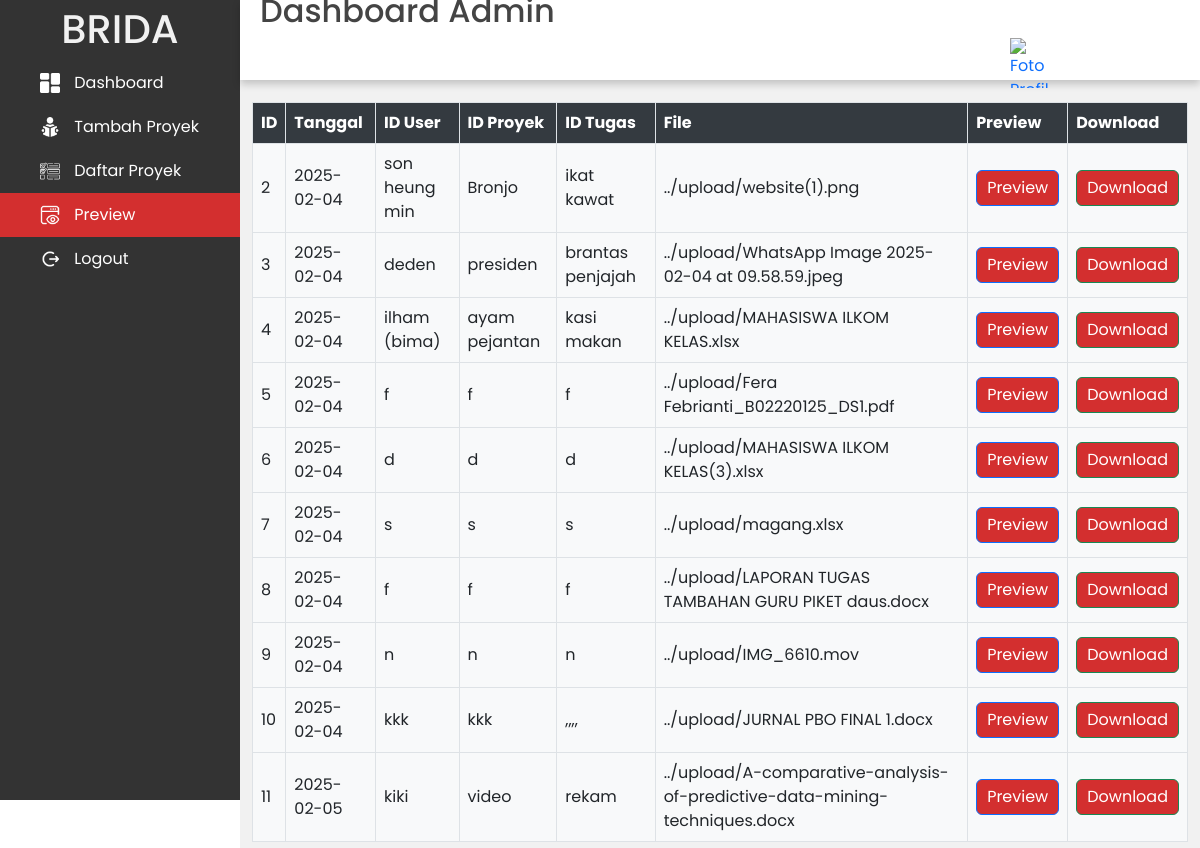
Screenshot of /admin/preview.php with the database file from the repository.
### tables this page shows
CREATE TABLE `preview` (
  `id` int(11) NOT NULL,
  `tanggal` date NOT NULL,
  `id_user` varchar(25) NOT NULL,
  `id_proyek` varchar(25) NOT NULL,
  `id_tugas` varchar(25) NOT NULL,
  `file` varchar(255) NOT NULL
);

### admin/preview.php (the view, shortened to what this page needs)
<?php
include '../koneksi.php';
$sql = "SELECT id, tanggal, id_user, id_proyek, id_tugas, file FROM preview";
$result = $conn->query($sql);
?>
<!DOCTYPE html>
<html lang="en">
<head>
    <link href="https://cdn.jsdelivr.net/npm/bootstrap@5.3.0/dist/css/bootstrap.min.css" rel="stylesheet">
</head>
<body>
<div class="side-menu">
    <div class="brand-name">
        <h1>BRIDA</h1>
    </div>
    <ul>
        <li><a href="dashboard_admin.php"><img src="../image/dashboard (2).png">&nbsp;<span>Dashboard</span></a></li>
        <li><a href="proyek.php"><img src="../image/reading-book (1).png" alt="">&nbsp;<span>Tambah Proyek</span></a></li>
        <li><a href="daftar_proyek.php"><img src="../image/planning.png" alt="">&nbsp;<span>Daftar Proyek</span></a></li>
        <li><a href="preview.php" class="active"><img src="../image/website(1).png" alt="">&nbsp;<span>Preview</span></a></li>
        <li><a href="../logout.php"><img src="../image/out.png" alt="">&nbsp;<span>Logout</span></a></li>
    </ul>
</div>
<div class="container">
    <div class="header">
        <div class="nav">
            <h2>Dashboard Admin</h2>
            <div class="user">
                <a href="profil.php">
                    <div class="img-case">
                        <img src="<?php echo !empty($user['profil']) ? $user['profil'] : '../image/'; ?>" alt="Foto Profil" class="profile-pic">
                    </div>
                </a>
            </div>
        </div>
    </div>
    <div class="container mt-5">
    <h2 class="mb-3">Daftar File</h2>
    <table class="table table-bordered">
        <thead>
            <tr>
                <th>ID</th>
                <th>Tanggal</th>
                <th>ID User</th>
                <th>ID Proyek</th>
                <th>ID Tugas</th>
                <th>File</th>
                <th>Preview</th>
                <th>Download</th>
            </tr>
        </thead>
        <tbody>
            <?php if ($result->num_rows > 0) : ?>
                <?php while ($row = $result->fetch_assoc()) : ?>
                    <tr>
                        <td><?= $row['id'] ?></td>
                        <td><?= $row['tanggal'] ?></td>
                        <td><?= $row['id_user'] ?></td>
                        <td><?= $row['id_proyek'] ?></td>
                        <td><?= $row['id_tugas'] ?></td>
                        <td><?= $row['file'] ?></td>
                        <td>
                            <button class="btn btn-primary" onclick="openPreviewModal('../upload/<?= $row['file'] ?>')">Preview</button>
                        </td>
                        <td>
                            <a href="../upload/<?= $row['file'] ?>" class="btn btn-success" download>Download</a>
                        </td>
                    </tr>
                <?php endwhile; ?>
            <?php else : ?>
                <tr><td colspan="8" class="text-center">Tidak ada data</td></tr>
            <?php endif; ?>
        </tbody>
    </table>
</div>
</body>
</html>

### admin/preview.php (style rules this page uses)
* { margin: 0; padding: 0; box-sizing: border-box; font-family: 'Poppins', sans-serif; }
body { min-height: 100vh; }
a { text-decoration: none; }
li { list-style: none; }
h1 { color: #f1f1f1; }
h2 { color: #444; }
.btn { background: #d32f2f; color: white; padding: 5px 10px; text-align: center; }
table { padding: 10px; }
th, td { text-align: left; padding: 8px; }
.side-menu { position: fixed; background: #333; width: 20vw; min-height: 100vh; display: flex; flex-direction: column; padding-top: 5px; }
.side-menu .brand-name { text-align: center; color: white; font-size: 22px; font-weight: bold; }
.side-menu li a { font-size: 16px; padding: 10px 40px; color: white; display: flex; align-items: center; }
.side-menu ul { padding: 0; }
.side-menu li a img { width: 20px; margin-right: 10px; }
.side-menu li a.active { background: #d32f2f; }
.container { position: absolute; right: 0; width: 80vw; height: 100vh; background: #f1f1f1; }
.container .header { position: fixed; top: 0; right: 0; width: 80vw; height: 10vh; background: white; display: flex; align-items: center; justify-content: space-between; padding: 0 20px; box-shadow: 0 4px 8px 0 rgba(0, 0, 0, 0.2); z-index: 10; }
.container .header .nav { display: flex; align-items: center; }
.container .header .nav h2 { margin-right: auto; }
.container .header .nav .user { display: flex; justify-content: space-between; align-items: center; margin-left: 750px; }
.container .header .nav .user .img-case { position: relative; width: 50px; height: 50px; }
.container .header .nav .user .img-case img { position: absolute; top: 0; left: 0; width: 100%; height: 100%; margin-bottom: 20px; }
.table th, .table td { vertical-align: middle; }
.table th { background-color: #343a40; color: white; }
.table td { background-color: #f8f9fa; }

### rows the page displays
preview: id "2", tanggal "2025-02-04", id_user "son heung min", id_proyek "Bronjo", id_tugas "ikat kawat", file "../upload/website(1).png"
preview: id "3", tanggal "2025-02-04", id_user "deden", id_proyek "presiden", id_tugas "brantas penjajah", file "../upload/WhatsApp Image 2025-02-04 at 09.58.59.jpeg"
preview: id "4", tanggal "2025-02-04", id_user "ilham (bima)", id_proyek "ayam pejantan", id_tugas "kasi makan", file "../upload/MAHASISWA ILKOM KELAS.xlsx"
preview: id "5", tanggal "2025-02-04", id_user "f", id_proyek "f", id_tugas "f", file "../upload/Fera Febrianti_B02220125_DS1.pdf"
preview: id "6", tanggal "2025-02-04", id_user "d", id_proyek "d", id_tugas "d", file "../upload/MAHASISWA ILKOM KELAS(3).xlsx"
preview: id "7", tanggal "2025-02-04", id_user "s", id_proyek "s", id_tugas "s", file "../upload/magang.xlsx"
preview: id "8", tanggal "2025-02-04", id_user "f", id_proyek "f", id_tugas "f", file "../upload/LAPORAN TUGAS TAMBAHAN GURU PIKET daus.docx"
preview: id "9", tanggal "2025-02-04", id_user "n", id_proyek "n", id_tugas "n", file "../upload/IMG_6610.mov"
preview: id "10", tanggal "2025-02-04", id_user "kkk", id_proyek "kkk", id_tugas ",,,,", file "../upload/JURNAL PBO FINAL 1.docx"
preview: id "11", tanggal "2025-02-05", id_user "kiki", id_proyek "video", id_tugas "rekam", file "../upload/A-comparative-analysis-of-predictive-data-mining-techniques.docx"
